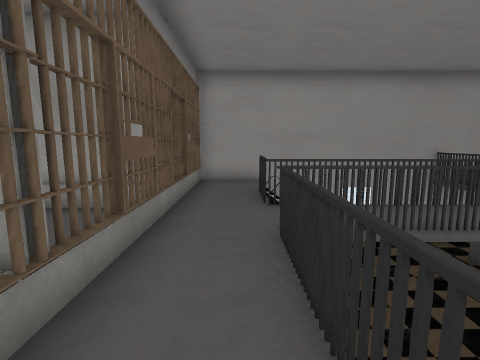
view 1 (above)

12 first-person views from a walk through a Unity game level. The camera is 1.4 m above the floor, tilts 8° down and sees 85° across. The floor is counted in squares, 1 m on a side. Each view is taken from the middle of a square. On the plan, view 1 faces up. The plan holds only what a view shows up to about 13 squares ahead; the rest is blank. The place goes on beyond the plan. The player character is not drawn. Some animated figures are left out. Some surface patterns are stand-ins.

view 2
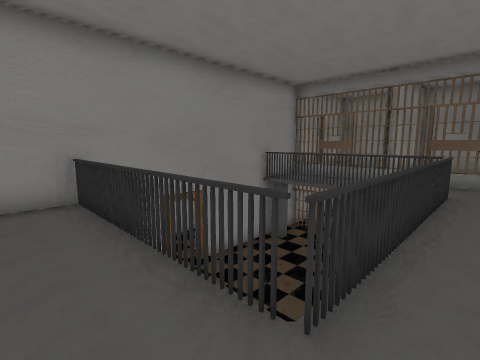

view 3
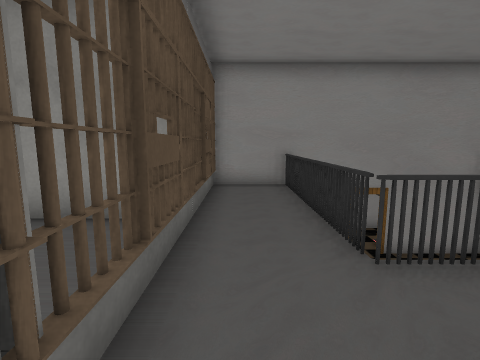

view 4
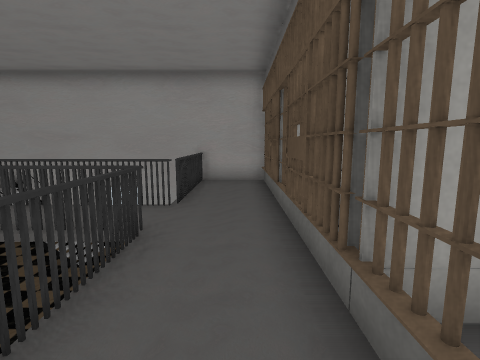

view 5
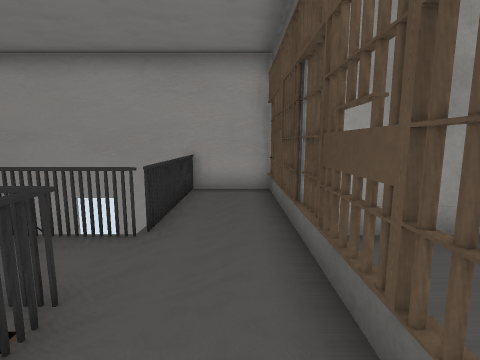

view 6
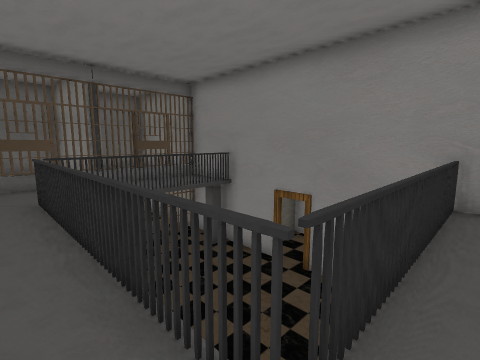

view 7
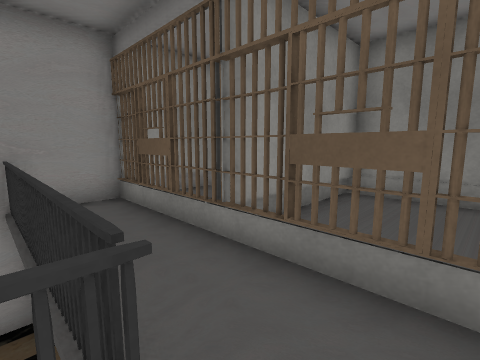

view 8
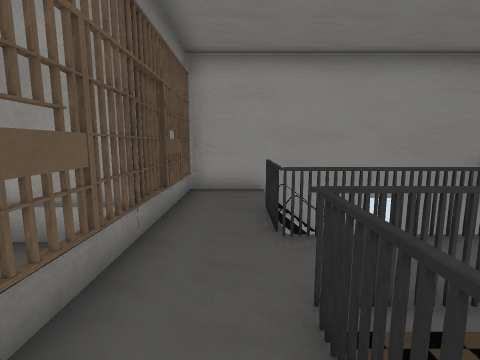

view 9
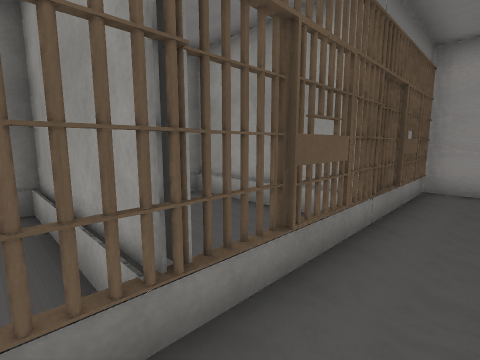

view 10
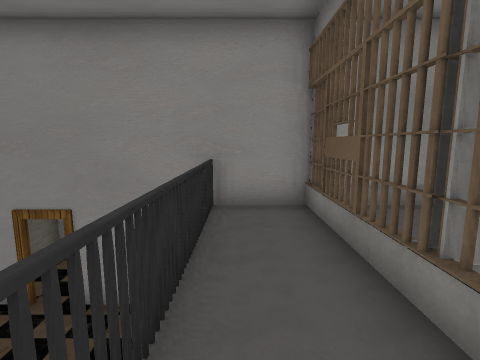

view 11
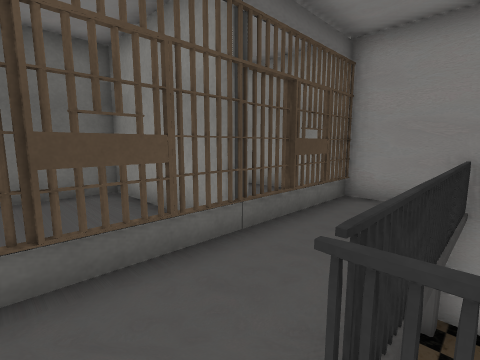

view 12
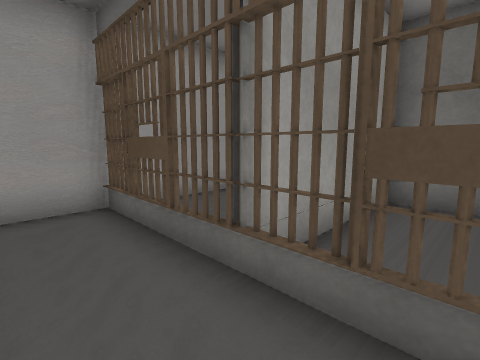

### Floor plan
Key: @ floor where view 1 was taken; # wall or solid block; x gap in a wall; . main floor; - floor 2.5 m lower than the main floor; / step, stairs or slope; = window, fence, low wall or low ledge; v drop or lower ground.
Columns run from 4 left of view 1 to 12 right of it. Each row starts with its distance up from view 1.
 10   ######xx#######
  9   x..///----..x.
  8   #.. vv ---..x.
  7   #.. ------..x
  6 ###..-------..###
  5  .x...........x.
  4  .#..=vvvvv=..#.
  3  .#..v     v..x.
  2 ###..vvvvvvv..###
  1  .x..vvvvvvv..x
  0  .#.@vvvvvvv..#
 -1  .x..vvvvvvv..x
 -2 #####vvvvv#######
 -3        v vv

Positions as (right, up) in squares from view 1, and headings:
1: (0, 0), facing up
2: (9, 5), facing down-left
3: (9, 7), facing down
4: (9, 0), facing up
5: (9, 2), facing up
6: (0, 5), facing down-right
7: (1, 5), facing down-left
8: (0, 2), facing up
9: (0, 1), facing up-left
10: (0, 4), facing down
11: (7, 5), facing down-right
12: (8, 4), facing up-right
